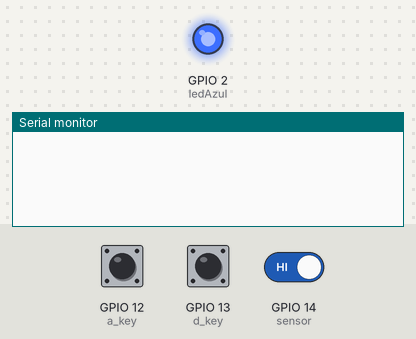
Simulated run of this sketch. Board: ESP32. Shown: output pins drawn as LEDs (lit = HIGH), the last lines printed to the serial monitor. The inputs (shaded band) are chosen by the test bench; at power-on: GPIO 12 (a_key) HIGH, GPIO 13 (d_key) HIGH, GPIO 14 (sensor) HIGH.

Above: at 1.2 s.
1.3 s: GPIO 12 (a_key) pulled LOW for 1 s
At 2.9 s:
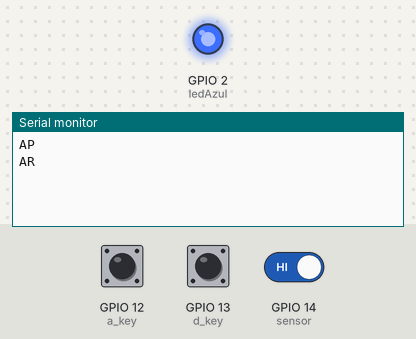
3.9 s: GPIO 13 (d_key) pulled LOW for 1 s
At 6.1 s:
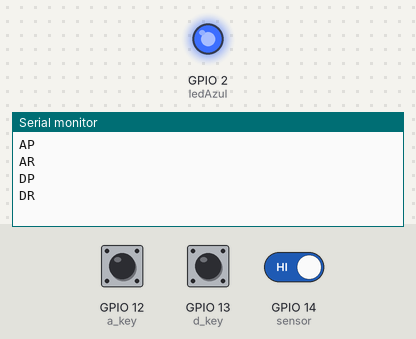
6.5 s: GPIO 14 (sensor) driven LOW
At 7.4 s:
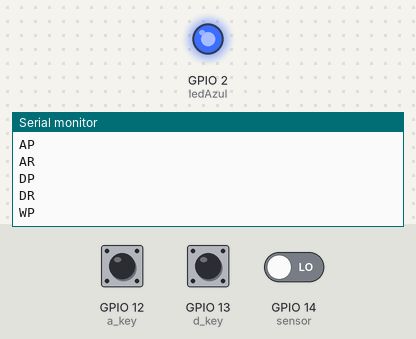
9.5 s: GPIO 12 (a_key) driven LOW and GPIO 13 (d_key) driven LOW
At 11.0 s:
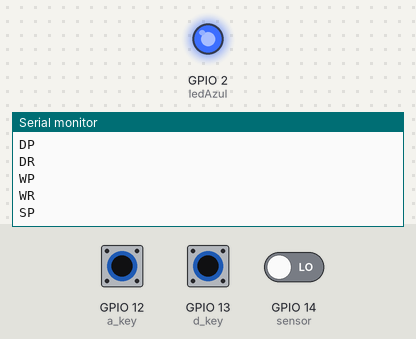
11.3 s: GPIO 12 (a_key) driven HIGH
At 12.4 s:
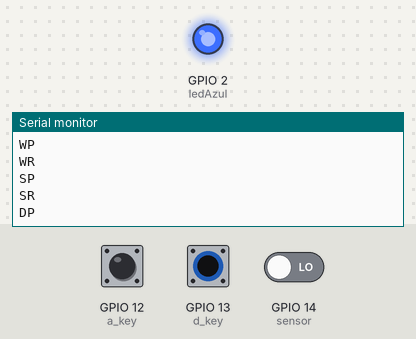

Measured:
- after the input at 1.3 s, the serial monitor: prints a new line after 0.30 s (image 1)
- after the input at 3.9 s, the serial monitor: prints a new line after 0.30 s (image 2)
- after the input at 6.5 s, the serial monitor: prints a new line at once (image 3)
- after the input at 9.5 s, the serial monitor: prints a new line after 0.30 s (image 4)
- after the input at 11.3 s, the serial monitor: prints a new line after 0.10 s (image 5)

The sketch:

landianTest3.ino
```cpp
// Install esp32 ezButton library in Sketch/Include Libraries / Manage libraries
#include <ezButton.h>

void taskForward()
{
  enum class TaskStates
  {
    INIT,
    WAIT_STABLELIMIT,
    WAIT_CHANGE
  };
  static TaskStates taskState = TaskStates::INIT;
  constexpr int sensor = 14;
  static ezButton buttonW(sensor);
  static uint32_t waitStableLimit = 0;
  static int buttonWPreviousState;

  buttonW.loop();

  switch (taskState)
  {
    case TaskStates::INIT:
      {
        buttonW.setDebounceTime(5);
        buttonWPreviousState = buttonW.getState();
        taskState = TaskStates::WAIT_CHANGE;
        break;
      }

    case TaskStates::WAIT_CHANGE: {
        if ( buttonW.getState() != buttonWPreviousState) {
          buttonWPreviousState = buttonW.getState();
          Serial.print("WP\n");
          waitStableLimit = millis();
          taskState = TaskStates::WAIT_STABLELIMIT;
        }
        break;
      }

    case TaskStates::WAIT_STABLELIMIT: {
        if (buttonW.getState() != buttonWPreviousState) {
          buttonWPreviousState = buttonW.getState();
          waitStableLimit = millis();
        }
        else if ( (millis() - waitStableLimit) > 1800) {
          Serial.print("WR\n");
          taskState = TaskStates::WAIT_CHANGE;
        }
        break;
      }

    default:
      {
        break;
      }
  }
}


void taskDirection()
{
  enum class TaskStates
  {
    INIT,
    WAIT_A_D_PRESS,
    WAIT_STOP_PRESS,
    WAIT_STOP_RELEASE,
    WAIT_A_RELEASE,
    WAIT_D_RELEASE
  };
  static TaskStates taskState = TaskStates::INIT;
  constexpr int a_key  = 12;
  constexpr int d_key  = 13;
  constexpr int ledAzul = 2;

  static ezButton buttonA(a_key);
  static ezButton buttonD(d_key);
  static uint32_t waitStopTime = 0;

  buttonA.loop();
  buttonD.loop();

  switch (taskState)
  {
    case TaskStates::INIT:
      {
        Serial.begin(115200);
        buttonA.setDebounceTime(100);
        buttonD.setDebounceTime(100);
        pinMode(ledAzul, OUTPUT);
        digitalWrite(ledAzul, HIGH);
        taskState = TaskStates::WAIT_A_D_PRESS;
        break;
      }

    case TaskStates::WAIT_A_D_PRESS:
      {
        if ( (buttonA.getState() == LOW) || (buttonD.getState() == LOW)) {
          waitStopTime = millis();
          taskState = TaskStates::WAIT_STOP_PRESS;
        }
        break;
      }

    case TaskStates::WAIT_STOP_PRESS:
      {
        if ( (millis() -  waitStopTime) >= 200) {
          if ( (buttonA.getState() == LOW) && (buttonD.getState() == LOW)) {
            Serial.print("SP\n");
            taskState = TaskStates::WAIT_STOP_RELEASE;
          }
          else {
            if (buttonA.getState() == LOW) {
              Serial.print("AP\n");
              taskState = TaskStates::WAIT_A_RELEASE;

            } else if (buttonD.getState() == LOW) {
              taskState = TaskStates::WAIT_D_RELEASE;
              Serial.print("DP\n");
            }
          }

        }
        break;
      }

    case TaskStates::WAIT_STOP_RELEASE: {
        if ( (buttonA.getState() == HIGH) || (buttonD.getState() == HIGH)) {
          Serial.print("SR\n");
          taskState = TaskStates::WAIT_A_D_PRESS;
        }
        break;
      }

    case TaskStates::WAIT_A_RELEASE: {
        if (buttonA.getState() == HIGH) {
          Serial.print("AR\n");
          taskState = TaskStates::WAIT_A_D_PRESS;
        }
        else if ( buttonD.getState() == LOW) {
          Serial.print("AR\n");
          Serial.print("SP\n");
          taskState = TaskStates::WAIT_STOP_RELEASE;
        }
        break;
      }

    case TaskStates::WAIT_D_RELEASE: {
        if ( buttonD.getState() == HIGH) {
          Serial.print("DR\n");
          taskState = TaskStates::WAIT_A_D_PRESS;
        }
        else if ( buttonA.getState() == LOW){
          Serial.print("DR\n");
          Serial.print("SP\n");
          taskState = TaskStates::WAIT_STOP_RELEASE;
        }
        break;
      }
    default:
      {
        break;
      }
  }
}


void setup() {
  taskDirection();
  taskForward();
}

void loop() {
  taskDirection();
  taskForward();
}
```
